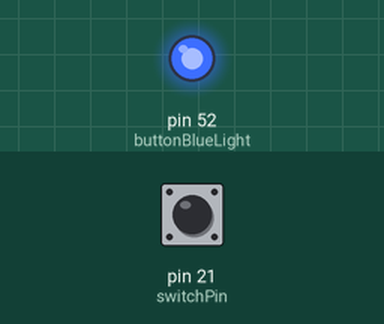
This sketch was run on a simulated Arduino Mega 2560, built with avr-gcc and run on an emulated ATmega2560. Shown: output pins drawn as LEDs (lit = HIGH). Inputs (shaded band) come from the test bench; at power-on: pin 21 (switchPin) LOW. Pins used as bus, display or sensor lines are not drawn; what the sketch prints to the serial monitor is not drawn.

Above: at 0.1 s.
Timing chart, 0 to 1.6 s (numbered marks = the images above):
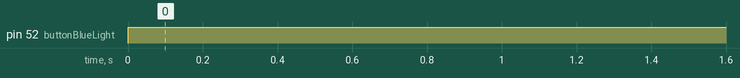

Measured:
- by itself, pin 52 (buttonBlueLight): LOW → HIGH at 0.00 s

The sketch:

QA_SwitchTester_RadController.ino
```cpp
/*
 * Switch test program
 */

int switchPin = 21; // Switch connected to digital pin 2
int switchPower = 32; //
int buttonBlueLight = 52; //going to transitor


void setup()                    // run once, when the sketch starts
{
  Serial.begin(9600);           // set up Serial library at 9600 bps
  pinMode(switchPin, INPUT);    // sets the digital pin as input to read switch
  pinMode(switchPower, OUTPUT);
  pinMode(buttonBlueLight, OUTPUT);

}


void loop()                     // run over and over again
{
  digitalWrite(switchPower, HIGH);
  digitalWrite(buttonBlueLight, HIGH);

  Serial.print("Read switch input: ");
  Serial.println(digitalRead(switchPin));    // Read the pin and display the value
  delay(100);
}
```
